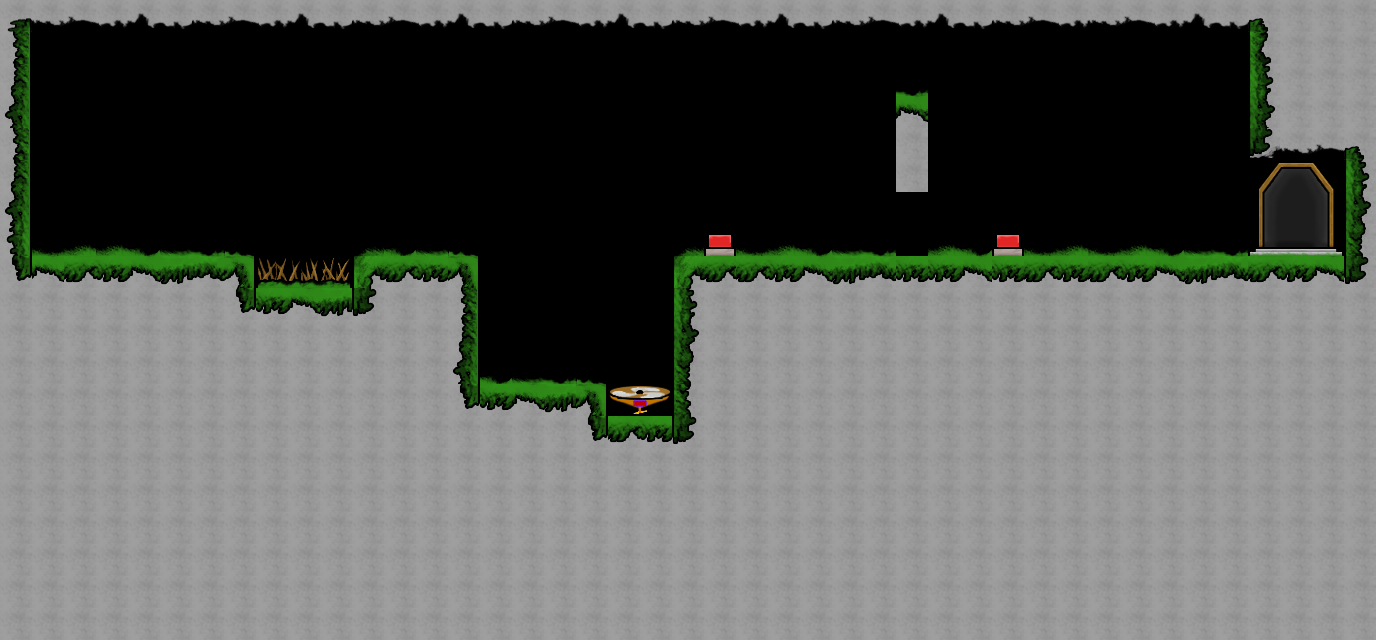

This game map was drawn from its Tiled (.tmx) file and the tilesets committed beside it. A one-line description and the trimmed map source follow:
An orthogonal 43x20 tile map with 32x32 px tiles, 2 tile layers (Tile Layer 1, Tile Layer 2), 9 tilesets and 10 objects (2x Button, 2x Player, Fan, Spike, Goal, ...).

<map version="1.10" tiledversion="1.10.2" orientation="orthogonal" renderorder="right-down" width="43" height="20" tilewidth="32" tileheight="32" infinite="0" nextlayerid="4" nextobjectid="17">
 <editorsettings>
  <export target="../GXPEngine2023c/GXPEngine2023c/GXPEngine/bin/Debug/Level1SS.tmx" format="tmx" />
 </editorsettings>
 <tileset firstgid="1" source="placeholder_tile.tsx" />
 <tileset firstgid="29" name="TileSheet_Final" tilewidth="32" tileheight="32" tilecount="96" columns="12">
  <image source="../GXPEngine2023c/GXPEngine2023c/GXPEngine/bin/Debug/TileSheet_Final.png" width="384" height="256" />
 </tileset>
 <tileset firstgid="125" name="TileSheet_Final" tilewidth="32" tileheight="32" tilecount="96" columns="12">
  <image source="../GXPEngine2023c/GXPEngine2023c/GXPEngine/bin/Debug/TileSheet_Final.png" width="384" height="256" />
 </tileset>
 <tileset firstgid="221" source="TileSheet_Final.tsx" />
 <tileset firstgid="317" name="400x400Orange" tilewidth="400" tileheight="400" tilecount="1" columns="1">
  <image source="../GXPEngine2023c/GXPEngine2023c/GXPEngine/bin/Debug/400x400Orange.png" width="400" height="400" />
 </tileset>
 <tileset firstgid="318" name="Player" tilewidth="64" tileheight="64" tilecount="2" columns="2">
  <image source="../GXPEngine2023c/GXPEngine2023c/GXPEngine/bin/Debug/Player.png" width="128" height="64" />
 </tileset>
 <tileset firstgid="320" name="Door" tilewidth="32" tileheight="64" tilecount="1" columns="1">
  <image source="../GXPEngine2023c/GXPEngine2023c/GXPEngine/bin/Debug/Door.png" width="32" height="64" />
 </tileset>
 <tileset firstgid="321" name="BreakableWood" tilewidth="32" tileheight="32" tilecount="1" columns="1">
  <image source="../GXPEngine2023c/GXPEngine2023c/GXPEngine/bin/Debug/BreakableWood.png" width="32" height="32" />
 </tileset>
 <tileset firstgid="322" name="Turtles_NoTrim" tilewidth="192" tileheight="192" tilecount="70" columns="10">
  <image source="../GXPEngine2023c/GXPEngine2023c/GXPEngine/bin/Debug/Turtles_NoTrim.png" width="1920" height="1344" />
 </tileset>
 <layer id="1" name="Tile Layer 1" width="43" height="20">
  <data>[860 cells, 115 non-empty, 27 distinct tile ids]</data>
 </layer>
 <layer id="2" name="Tile Layer 2" width="43" height="20">
  <data>[860 cells, 491 non-empty, 23 distinct tile ids]</data>
 </layer>
 <objectgroup id="3" name="Object Layer 1">
  <object id="1" name="Fan1" type="Fan" x="608" y="384" width="64" height="32">
   <properties>
    <property name="boolean_isOn" type="bool" value="false" />
    <property name="float_theForce" type="float" value="4.5" />
    <property name="int_theDirection" type="int" value="4" />
    <property name="string_theID" value="fan1" />
   </properties>
  </object>
  <object id="2" name="Spikes" type="Spike" x="256" y="256" width="96" height="32" />
  <object id="3" name="Button" type="Button" x="704" y="172" width="32" height="32">
   <properties>
    <property name="isTypeOne" type="bool" value="false" />
    <property name="string_effectName" value="action_fanTurnOnOff" />
    <property name="string_effectName1" value="" />
    <property name="string_effectName2" value="" />
    <property name="string_para" value="fan1" />
    <property name="string_para1" value="" />
    <property name="string_para2" value="" />
   </properties>
  </object>
  <object id="4" name="Button" type="Button" x="992" y="224" width="32" height="32">
   <properties>
    <property name="isTypeOne" type="bool" value="false" />
    <property name="string_effectName" value="action_doorOpenClose" />
    <property name="string_effectName1" value="" />
    <property name="string_effectName2" value="" />
    <property name="string_para" value="door1" />
    <property name="string_para1" value="" />
    <property name="string_para2" value="" />
   </properties>
  </object>
  <object id="6" name="End" type="Goal" x="1248" y="160" width="96" height="96">
   <properties>
    <property name="bool_mapIsMenu" type="bool" value="true" />
    <property name="string_theMapID" value="levelSelectMenu.tmx" />
   </properties>
  </object>
  <object id="9" name="Fan Area - fan1" type="FanArea" gid="317" x="598.667" y="360.667" width="70.3333" height="196.667">
   <properties>
    <property name="string_fanID" value="fan1" />
   </properties>
  </object>
  <object id="12" name="Door1" type="Door" gid="320" x="896.045" y="255.902" width="32" height="64">
   <properties>
    <property name="isOpened" type="bool" value="false" />
    <property name="string_theID" value="door1" />
   </properties>
  </object>
  <object id="14" name="Breakable" type="Breakable" gid="321" x="394.834" y="102.833" width="49.6667" height="50">
   <properties>
    <property name="float_thresholdVelocityLength" type="float" value="5" />
    <property name="int_theHealth" type="int" value="1" />
   </properties>
  </object>
  <object id="15" name="Player 2" type="Player" gid="322" x="53.6635" y="227.167" width="64" height="64">
   <properties>
    <property name="Height" type="int" value="192" />
    <property name="Width" type="int" value="192" />
    <property name="int_index" type="int" value="1" />
    <property name="int_nextFrameDelay" type="int" value="30" />
    <property name="int_numberOfFrame" type="int" value="-1" />
    <property name="int_singleFrameID" type="int" value="-1" />
   </properties>
  </object>
  <object id="16" name="Player 1" type="Player" gid="322" x="145.555" y="216.904" width="64" height="64">
   <properties>
    <property name="Height" type="int" value="64" />
    <property name="Width" type="int" value="64" />
    <property name="int_index" type="int" value="0" />
    <property name="int_nextFrameDelay" type="int" value="30" />
    <property name="int_numberOfFrame" type="int" value="-1" />
    <property name="int_singleFrameID" type="int" value="-1" />
   </properties>
  </object>
 </objectgroup>
</map>
